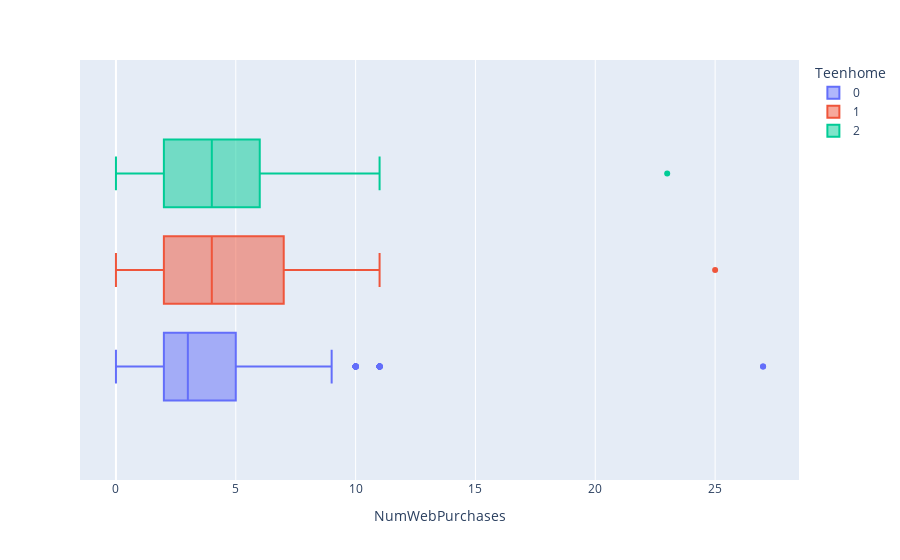

Notebook cell for this chart:
### Code cell
px.box(df, x = 'NumWebPurchases', color = 'Teenhome')

### Figure 1 — Plotly figure (JSON) as saved in the notebook; plotly's stock layout.template omitted (floating-point values rounded to 4 significant figures; data arrays with more than 128 entries replaced by an {"elided": "..."} marker saying what was removed)
{"data": [{"alignmentgroup": "True", "hovertemplate": "Teenhome=0<br>NumWebPurchases=%{x}<extra></extra>", "legendgroup": "0", "marker": {"color": "#636efa"}, "name": "0", "notched": false, "offsetgroup": "0", "orientation": "h", "showlegend": true, "type": "box", "x": {"elided": "1158 int values"}, "x0": " ", "xaxis": "x", "y0": " ", "yaxis": "y"}, {"alignmentgroup": "True", "hovertemplate": "Teenhome=1<br>NumWebPurchases=%{x}<extra></extra>", "legendgroup": "1", "marker": {"color": "#EF553B"}, "name": "1", "notched": false, "offsetgroup": "1", "orientation": "h", "showlegend": true, "type": "box", "x": {"elided": "1030 int values"}, "x0": " ", "xaxis": "x", "y0": " ", "yaxis": "y"}, {"alignmentgroup": "True", "hovertemplate": "Teenhome=2<br>NumWebPurchases=%{x}<extra></extra>", "legendgroup": "2", "marker": {"color": "#00cc96"}, "name": "2", "notched": false, "offsetgroup": "2", "orientation": "h", "showlegend": true, "type": "box", "x": [4, 2, 6, 3, 4, 0, 6, 10, 2, 4, 4, 6, 7, 1, 5, 7, 6, 5, 3, 5, 2, 6, 2, 7, 3, 1, 7, 4, 11, 7, 2, 1, 1, 6, 3, 4, 6, 8, 0, 7, 6, 4, 2, 6, 9, 6, 23, 6, 0, 4, 3, 2], "x0": " ", "xaxis": "x", "y0": " ", "yaxis": "y"}], "layout": {"boxmode": "group", "legend": {"title": {"text": "Teenhome"}, "tracegroupgap": 0}, "margin": {"t": 60}, "xaxis": {"anchor": "y", "domain": [0, 1], "title": {"text": "NumWebPurchases"}}, "yaxis": {"anchor": "x", "domain": [0, 1]}}}
